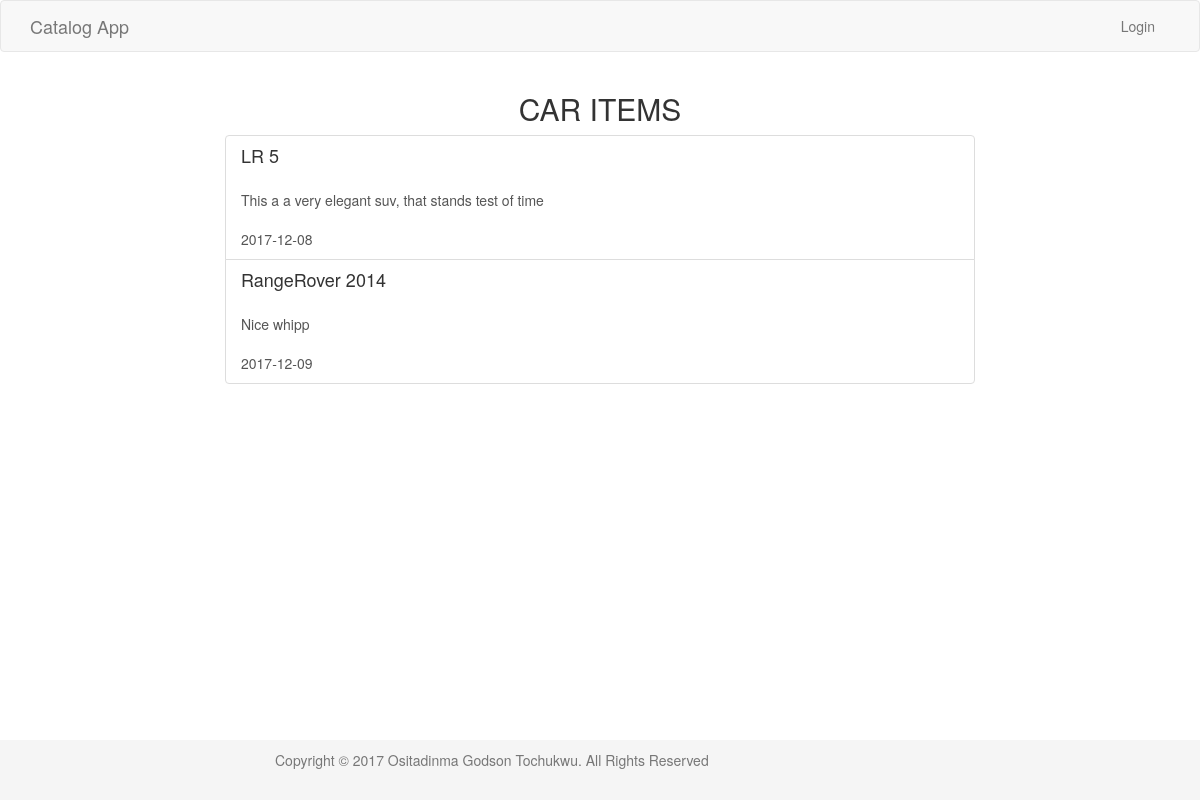
/category/3/items, run on the app's committed database.
### models.py (models this page shows, shortened)
class Category(Base):
    __tablename__ = "category"
    id = Column(Integer, Sequence(start=1, increment=1, name="catalog_id_sequence"), primary_key=True)
    name = Column(String, nullable=False)

class Item(Base):
    __tablename__ = "item"
    id = Column(Integer, Sequence(start=1, increment=1, name="item_id_sequence"), primary_key=True)
    name = Column(String, nullable=False)
    description = Column(String, nullable=False)
    user_id = Column(Integer, ForeignKey("user.id"))
    category_id = Column(Integer, ForeignKey("category.id"))
    created_date = Column(DateTime, nullable=True)
    updated_Date = Column(DateTime, nullable=True)
    user = relationship(User)
    category = relationship(Category)

### views.py (the view)
@app.route('/category/<int:cat_id>/items')
def view_items_page(cat_id):
    item_list = session.query(Item).filter_by(category_id=cat_id).all()
    cat = session.query(Category).filter_by(id=cat_id).one()
    return render_template('items.html', items=item_list, category=cat)

### templates/items.html
{% extends "layout.html" %}
{% block body %}
    <section>
        <div class="row">
            <div class="col-md-8 col-md-offset-2">
                <h2 class="text-center text-uppercase"> {{ category.name }} Items</h2>
                <div class="list-group">
                    {% for item in items %}
                        <a href="{{ url_for('item_page',id=item.id)}}" class="list-group-item">
                            <h4 class="list-group-item-heading">{{ item.name }}</h4>
                            <br>
                            <p class="list-group-item-text">{{ item.description }}</p>
                            <br>
                            <span>{{ item.created_date.strftime('%Y-%m-%d') }}</span>
                        </a>
                    {% endfor %}
                </div>
            </div>
        </div>
    </section>
{% endblock %}

### static/css/style.css (style rules this page uses)
html { position: relative; min-height: 100%; }
body { margin-bottom: 60px; }

### data on the page
Category: name "CAR"
Item: name "LR 5", description "This a a very elegant suv, that stands test of time", created_date "2017-12-08"
Item: name "RangeRover 2014", description "Nice whipp", created_date "2017-12-09"
